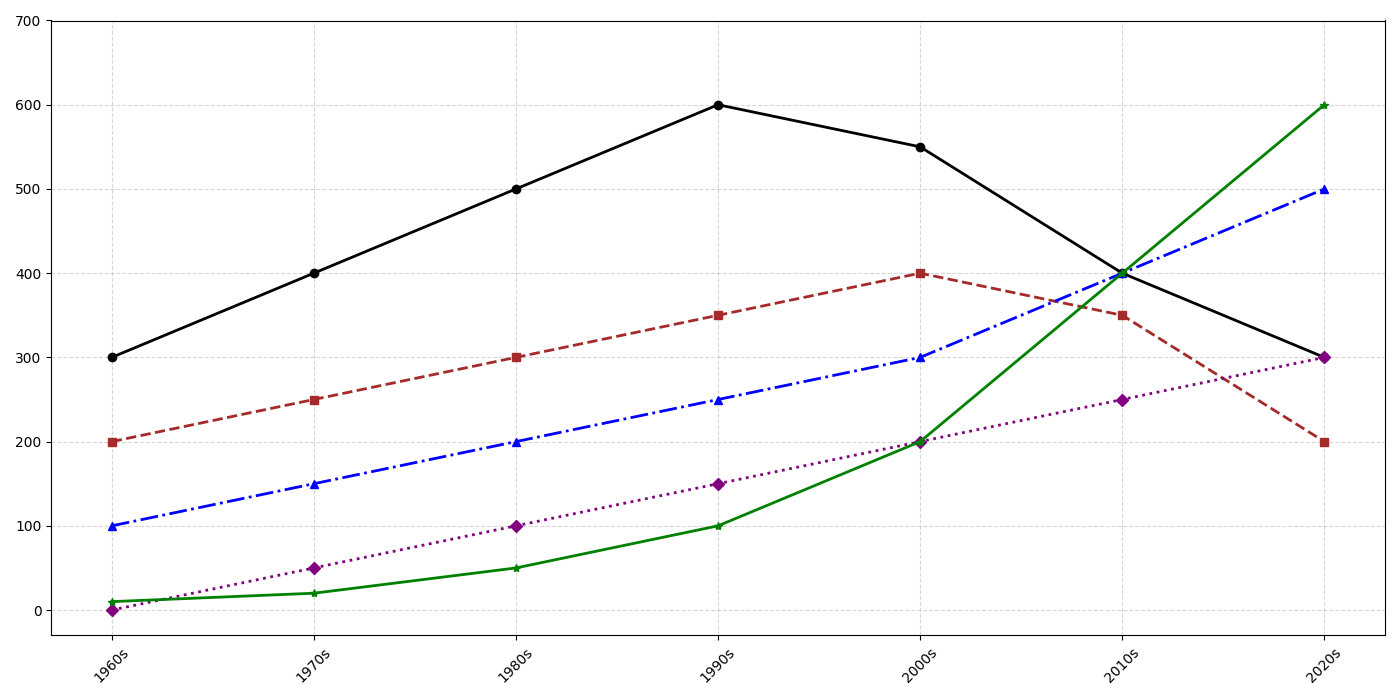

Write the Python code that produced this figure.
import numpy as np
import matplotlib.pyplot as plt

# Decades for the timeline
decades = ['1960s', '1970s', '1980s', '1990s', '2000s', '2010s', '2020s']

# Energy consumption in TW (terawatt-hours) for each source per decade
coal = [300, 400, 500, 600, 550, 400, 300]
oil = [200, 250, 300, 350, 400, 350, 200]
natural_gas = [100, 150, 200, 250, 300, 400, 500]
nuclear = [0, 50, 100, 150, 200, 250, 300]
renewables = [10, 20, 50, 100, 200, 400, 600]

# Create the plot
fig, ax = plt.subplots(figsize=(14, 7))

# Plot each energy source with distinct styles
ax.plot(decades, coal, color='black', marker='o', linestyle='-', linewidth=2)
ax.plot(decades, oil, color='brown', marker='s', linestyle='--', linewidth=2)
ax.plot(decades, natural_gas, color='blue', marker='^', linestyle='-.', linewidth=2)
ax.plot(decades, nuclear, color='purple', marker='D', linestyle=':', linewidth=2)
ax.plot(decades, renewables, color='green', marker='*', linestyle='-', linewidth=2)

# Add a grid for better readability
ax.grid(True, linestyle='--', alpha=0.5)

# Customize x-ticks and y-ticks
plt.xticks(rotation=45)
plt.yticks(np.arange(0, 701, 100))

# Automatically adjust layout to prevent overlap
plt.tight_layout()

# Show the line chart
plt.show()
